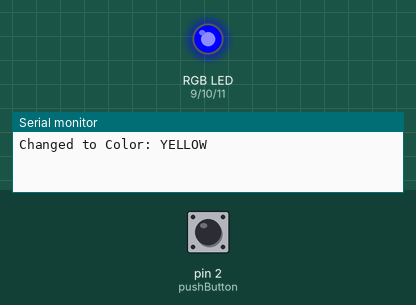
This sketch was run on a simulated Arduino Uno, built with avr-gcc and run on an emulated ATmega328P. On the bench: an RGB LED mixed from three pins (HIGH = lit), the last lines printed to the serial monitor. Dashed ring = blinking. Inputs (shaded band) come from the test bench; at power-on: pin 2 (pushButton) HIGH.

Above: at 1.2 s.
1.3 s: pin 2 (pushButton) pulled LOW for 1 s
At 2.4 s:
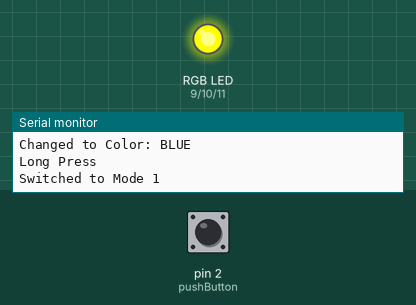
4.5 s: pin 2 (pushButton) pulled LOW for 3.2 s
At 4.69 s:
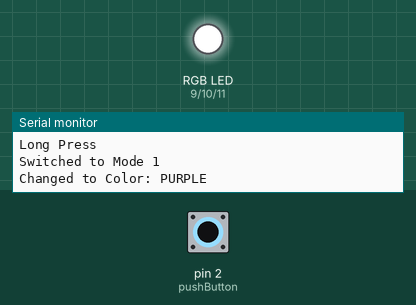
9.7 s: pin 2 (pushButton) pulled LOW for 0.15 s
At 12.6 s:
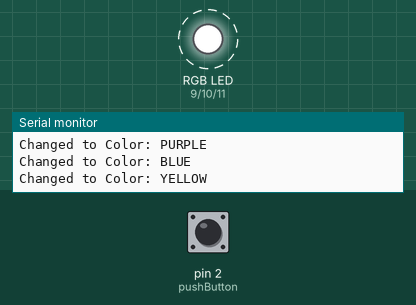
15.8 s: pin 2 (pushButton) driven HIGH
Timing chart, 0 to 23.4 s (numbered marks = the images above; inputs shaded):
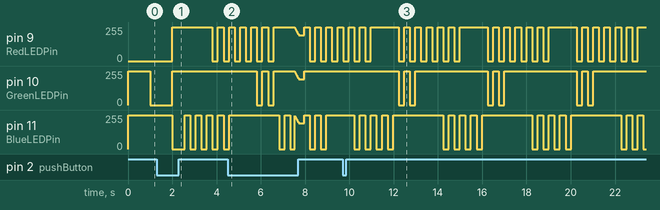

The sketch:

PArtE3.ino
```cpp
const int RedLEDPin = 9;
const int GreenLEDPin = 10;
const int BlueLEDPin = 11;

const int pushButton = 2;

int buttonState = 0;

unsigned long pressingTime = 0;
const long longPressInterval = 1000;
const long whiteFadeActivation = 3000;  // 3 seconds for white fade mode
bool buttonPressed = false;

int ledCounter = 1;           // Tracks current color (1-4)

//Mode 0 : Change colors at 1 second intervals (always on)
//Mode 1 : Blink twice at 0.25 second intervals before changing color
//Mode 2 : White fading effect (activated by holding button for 3+ seconds)
int currentMode = 0;
int previousMode = 0;  // Store the mode before entering white fade
bool inWhiteFadeMode = false;

unsigned long blinkTimer = 0;
bool blinkOn = false;

// Mode 0 variables
const int mode0Interval = 1000;  // 1 second

// Mode 1 variables
const int mode1BlinkInterval = 250;  // 0.25 seconds
int blinkCount = 0;

// White fade mode variables
unsigned long fadeTimer = 0;
const int fadeInterval = 15;  // Update every 15ms for smooth fading
int fadeBrightness = 0;
int fadeDirection = 1;        // 1 for increasing, -1 for decreasing
const int fadeStep = 5;       // How much to change brightness each step

int RCurrentColor = 0;
int GCurrentColor = 0;
int BCurrentColor = 0;

String currentColor = "OFF";
bool directionColor = true;

void setup() {
  Serial.begin(9600);
  pinMode(RedLEDPin, OUTPUT);
  pinMode(GreenLEDPin, OUTPUT);
  pinMode(BlueLEDPin, OUTPUT);
  pinMode(pushButton, INPUT);

  // Initialize with first color
  updateColorValues();
  blinkTimer = millis();
  blinkOn = true;
  PowerLEDControl(RCurrentColor, GCurrentColor, BCurrentColor);
}

void loop() {
  int clickType = checkButton();

  if (clickType == 1) {
    // Short press changes direction
    directionColor = !directionColor;
    Serial.println(directionColor ? "Direction: Forward" : "Direction: Backward");
  }
  else if (clickType == 2) {
    // Long press (1-3 seconds) toggles between mode 0 and mode 1
    currentMode = !currentMode;
    Serial.print("Switched to Mode ");
    Serial.println(currentMode);

    // Reset variables when changing modes
    blinkTimer = millis();
    blinkOn = true;
    blinkCount = 0;

    // If switching to mode 0, turn LED on immediately
    if (currentMode == 0) {
      PowerLEDControl(RCurrentColor, GCurrentColor, BCurrentColor);
    }
  }
  else if (clickType == 3) {
    // Very long press (3+ seconds) - enter white fade mode
    Serial.println("Entering White Fade Mode");
    inWhiteFadeMode = true;
    previousMode = currentMode;  // Save current mode
    fadeTimer = millis();
    fadeBrightness = 0;
    fadeDirection = 1;
  }
  else if (clickType == 4) {
    // Button released from white fade mode - return to previous mode
    Serial.println("Exiting White Fade Mode");
    inWhiteFadeMode = false;
    currentMode = previousMode;  // Restore previous mode
    blinkTimer = millis();

    // Restore LED state based on mode
    if (currentMode == 0) {
      PowerLEDControl(RCurrentColor, GCurrentColor, BCurrentColor);
    }
  }

  if (inWhiteFadeMode) {
    updateWhiteFade();
  } else {
    updateLEDColor(currentMode);
  }
}

void updateLEDColor(int currentMode) {
  unsigned long currentTime = millis();

  // Mode 0: Change colors at 1 second intervals (LED always on)
  if (currentMode == 0) {
    if (currentTime - blinkTimer >= mode0Interval) {
      blinkTimer = currentTime;
      // Change to next color
      changeToNextColor();
      // Keep LED on with new color
      PowerLEDControl(RCurrentColor, GCurrentColor, BCurrentColor);
    }
  }

  // Mode 1: Blink twice at 0.25 second intervals before changing color
  else if (currentMode == 1) {
    if (currentTime - blinkTimer >= mode1BlinkInterval) {
      blinkOn = !blinkOn;
      blinkTimer = currentTime;

      if (blinkOn) {
        blinkCount++;

        // If we just completed 2 blinks (after the 2nd OFF), change color
        if (blinkCount > 2) {
          changeToNextColor();
          blinkCount = 1;  // Reset to 1 since we're starting the first blink of new color
        }

        PowerLEDControl(RCurrentColor, GCurrentColor, BCurrentColor);
      } else {
        PowerLEDControl(255, 255, 255);  // LED OFF
      }
    }
  }
}

void updateWhiteFade() {
  unsigned long currentTime = millis();

  if (currentTime - fadeTimer >= fadeInterval) {
    fadeBrightness += fadeDirection * fadeStep;

    // Reverse direction at the limits
    if (fadeBrightness >= 255) {
      fadeBrightness = 255;
      fadeDirection = -1;
    }
    else if (fadeBrightness <= 0) {
      fadeBrightness = 0;
      fadeDirection = 1;
    }

    fadeTimer = currentTime;

    // Create white color by fading all channels together
    // White = all channels at same level (inverse PWM: 255 = off, 0 = full on)
    int whiteLevel = 255 - fadeBrightness;  // Invert for common anode
    PowerLEDControl(whiteLevel, whiteLevel, whiteLevel);
  }
}

void changeToNextColor() {
  if (directionColor) {
    ledCounter++;
    if (ledCounter > 4) {
      ledCounter = 1;
    }
  } else {
    ledCounter--;
    if (ledCounter < 1) {
      ledCounter = 4;
    }
  }

  updateColorValues();

  Serial.print("Changed to Color: ");
  Serial.println(currentColor);
}

void updateColorValues() {
  // RED
  if (ledCounter == 1) {
    RCurrentColor = 0;
    GCurrentColor = 255;
    BCurrentColor = 255;
    currentColor = "RED";
  }
  // YELLOW
  else if (ledCounter == 2) {
    RCurrentColor = 0;
    GCurrentColor = 0;
    BCurrentColor = 255;
    currentColor = "YELLOW";
  }
  // BLUE
  else if (ledCounter == 3) {
    RCurrentColor = 255;
    GCurrentColor = 255;
    BCurrentColor = 0;
    currentColor = "BLUE";
  }
  // PURPLE
  else if (ledCounter == 4) {
    RCurrentColor = 0;
    GCurrentColor = 255;
    BCurrentColor = 0;
    currentColor = "PURPLE";
  }
}

int checkButton() {
  int clickType = 0;
  buttonState = !digitalRead(pushButton);
  delay(5);

  if (buttonState == HIGH && !buttonPressed) {
    pressingTime = millis();
    buttonPressed = true;
  }

  // Check if button is still held down and we're past 3 seconds
  if (buttonState == HIGH && buttonPressed && !inWhiteFadeMode) {
    unsigned long currentTime = millis();
    if (currentTime - pressingTime >= whiteFadeActivation) {
      clickType = 3;  // Enter white fade mode
    }
  }

  if (buttonState == LOW && buttonPressed) {
    unsigned long currentTime = millis();
    unsigned long pressDuration = currentTime - pressingTime;

    // If releasing from white fade mode
    if (inWhiteFadeMode) {
      clickType = 4;  // Exit white fade mode
    }
    // If press was less than 1 second - short click
    else if (pressDuration < longPressInterval) {
      Serial.println("Short click");
      clickType = 1;
    }
    // If press was between 1-3 seconds - long press
    else if (pressDuration < whiteFadeActivation) {
      Serial.println("Long Press");
      clickType = 2;
    }

    buttonPressed = false;
  }

  return clickType;
}

void PowerLEDControl(int red, int green, int blue) {
  analogWrite(RedLEDPin, red);
  analogWrite(GreenLEDPin, green);
  analogWrite(BlueLEDPin, blue);
}
```
